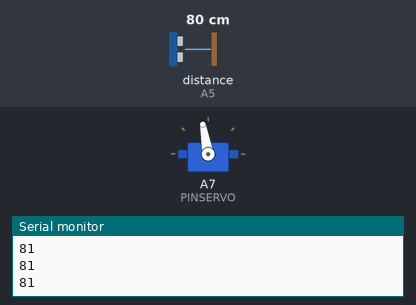
Recording of a sketch running on a simulated Arduino Mega 2560, built with avr-gcc and run on an emulated ATmega2560. On the bench: servo, the last lines printed to the serial monitor. The inputs (shaded band) are chosen by the test bench; at power-on: distance to the obstacle (sensor on A5) 80 cm.

Above: at 1.28 s.
1.3 s: distance to the obstacle (sensor on A5) set to 2 cm
At 2.33 s:
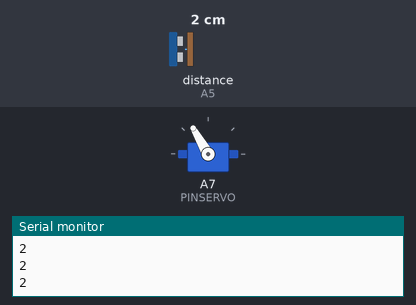
4.3 s: distance to the obstacle (sensor on A5) set to 250 cm
At 4.35 s:
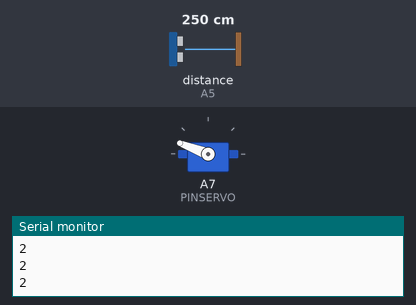
7.3 s: distance to the obstacle (sensor on A5) set to 4 cm
At 9.05 s:
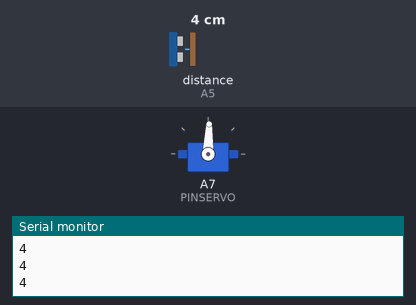
10.3 s: distance to the obstacle (sensor on A5) set to 299 cm
Timing chart, 0 to 17.3 s (numbered marks = the images above; inputs shaded):
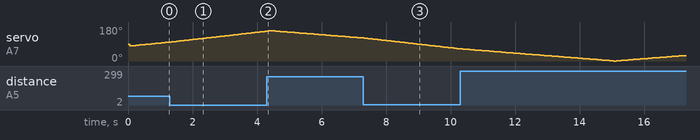

The sketch:

androidRadar.ino
```cpp
#include <NewPing.h>
#include <Servo.h>

#define PINSERVO A7
#define PINTRIGGER 6
#define PINECO A5
#define MAXDISTANCE 200

//----- LIMIT ANGLE indicates the from and to the trace. In this case -80º..80º
//** This should be from 15 to 165 degrees. (My change)
#define ANGLELIMIT 80

//----- HIGH ANGLES is the increase applied to move the servo
#define ANGLEDELTA 1
Servo myServo;
NewPing ultraS(PINTRIGGER, PINECO, MAXDISTANCE);

int angle = 0;
int distance = 0;
int dir = 1;

void setup()
{
  myServo.attach(PINSERVO);
// Initialise bluetooth. As I'm using a plate ZUM-bq One of the initialize at 19200 bps
// which is marking the manufacturer. If another Bluetooth module is used
// the rate for that module.
  //Serial3.begin(9600);
//   Serial3.begin(115200);
//  Serial3.print("$$$");
//  delay(100);
//  Serial3.println("U,9600,N");
  Serial.begin(9600);
  Serial3.begin(9600);
   Serial3.setTimeout(10);
   Serial.setTimeout(10);
}

void loop()
{
  delay(50);
  myServo.write(angle + ANGLELIMIT);
  //myServo.write(90);
  distance = ultraS.ping_cm();
//  Serial3.print(angle,DEC);
//  Serial3.print(",");
//  Serial3.print(distance,DEC);
  Serial3.print(String(angle+90)+"&"+String(distance)+"|");
  Serial.println(ultraS.ping_cm());

 // If the variable-angle has reached one of its limits, change direction
  if (angle >= ANGLELIMIT || angle <= -ANGLELIMIT){
     dir = -dir;
  }
  angle += (dir * ANGLEDELTA);
}
```
